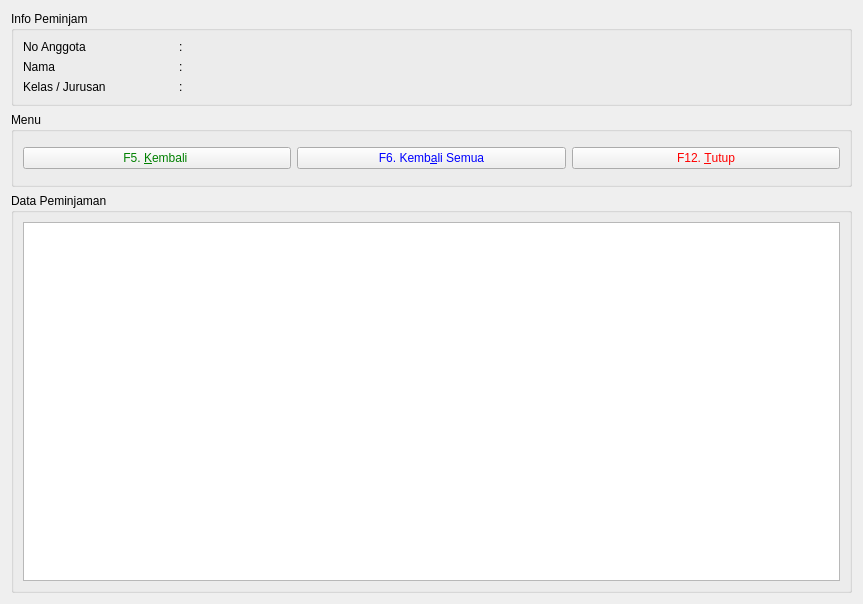
<?xml version="1.0" encoding="UTF-8"?>
<ui version="4.0">
 <class>DataPeminjaman</class>
 <widget class="QDialog" name="DataPeminjaman">
  <property name="geometry">
   <rect>
    <x>0</x>
    <y>0</y>
    <width>863</width>
    <height>604</height>
   </rect>
  </property>
  <property name="windowTitle">
   <string>Data Peminjaman</string>
  </property>
  <property name="styleSheet">
   <string notr="true"/>
  </property>
  <layout class="QVBoxLayout" name="verticalLayout">
   <item>
    <widget class="QGroupBox" name="groupBox">
     <property name="maximumSize">
      <size>
       <width>16777215</width>
       <height>500</height>
      </size>
     </property>
     <property name="title">
      <string>Info Peminjam</string>
     </property>
     <layout class="QHBoxLayout" name="horizontalLayout_10">
      <item>
       <layout class="QVBoxLayout" name="verticalLayout_3">
        <property name="sizeConstraint">
         <enum>QLayout::SetFixedSize</enum>
        </property>
        <item>
         <layout class="QHBoxLayout" name="horizontalLayout_3">
          <item>
           <widget class="QLabel" name="label">
            <property name="maximumSize">
             <size>
              <width>150</width>
              <height>16777215</height>
             </size>
            </property>
            <property name="text">
             <string>No Anggota</string>
            </property>
           </widget>
          </item>
          <item>
           <widget class="QLabel" name="label_2">
            <property name="maximumSize">
             <size>
              <width>5</width>
              <height>16777215</height>
             </size>
            </property>
            <property name="text">
             <string>:</string>
            </property>
           </widget>
          </item>
          <item>
           <widget class="QLabel" name="lPinjamNo">
            <property name="text">
             <string/>
            </property>
           </widget>
          </item>
         </layout>
        </item>
        <item>
         <layout class="QHBoxLayout" name="horizontalLayout_5">
          <item>
           <widget class="QLabel" name="label_7">
            <property name="maximumSize">
             <size>
              <width>150</width>
              <height>16777215</height>
             </size>
            </property>
            <property name="text">
             <string>Nama</string>
            </property>
           </widget>
          </item>
          <item>
           <widget class="QLabel" name="label_8">
            <property name="maximumSize">
             <size>
              <width>5</width>
              <height>16777215</height>
             </size>
            </property>
            <property name="text">
             <string>:</string>
            </property>
           </widget>
          </item>
          <item>
           <widget class="QLabel" name="lPinjamNama">
            <property name="text">
             <string/>
            </property>
           </widget>
          </item>
         </layout>
        </item>
        <item>
         <layout class="QHBoxLayout" name="horizontalLayout_6">
          <item>
           <widget class="QLabel" name="label_10">
            <property name="maximumSize">
             <size>
              <width>150</width>
              <height>16777215</height>
             </size>
            </property>
            <property name="text">
             <string>Kelas / Jurusan</string>
            </property>
           </widget>
          </item>
          <item>
           <widget class="QLabel" name="label_11">
            <property name="maximumSize">
             <size>
              <width>5</width>
              <height>16777215</height>
             </size>
            </property>
            <property name="text">
             <string>:</string>
            </property>
           </widget>
          </item>
          <item>
           <widget class="QLabel" name="lPinjamKelas">
            <property name="text">
             <string/>
            </property>
           </widget>
          </item>
         </layout>
        </item>
       </layout>
      </item>
     </layout>
    </widget>
   </item>
   <item>
    <widget class="QGroupBox" name="groupBox_3">
     <property name="title">
      <string>Menu</string>
     </property>
     <layout class="QVBoxLayout" name="verticalLayout_2">
      <item>
       <layout class="QHBoxLayout" name="horizontalLayout_2">
        <item>
         <widget class="QPushButton" name="bKembali">
          <property name="focusPolicy">
           <enum>Qt::NoFocus</enum>
          </property>
          <property name="styleSheet">
           <string notr="true">color: green;</string>
          </property>
          <property name="text">
           <string>F5. &amp;Kembali </string>
          </property>
          <property name="shortcut">
           <string>F5</string>
          </property>
         </widget>
        </item>
        <item>
         <widget class="QPushButton" name="bKembaliAll">
          <property name="focusPolicy">
           <enum>Qt::NoFocus</enum>
          </property>
          <property name="styleSheet">
           <string notr="true">color:blue;</string>
          </property>
          <property name="text">
           <string>F6. Kemb&amp;ali Semua</string>
          </property>
          <property name="shortcut">
           <string>F6</string>
          </property>
         </widget>
        </item>
        <item>
         <widget class="QPushButton" name="bClose">
          <property name="focusPolicy">
           <enum>Qt::NoFocus</enum>
          </property>
          <property name="styleSheet">
           <string notr="true">color:red;</string>
          </property>
          <property name="text">
           <string>F12. &amp;Tutup</string>
          </property>
          <property name="shortcut">
           <string>F12</string>
          </property>
         </widget>
        </item>
       </layout>
      </item>
     </layout>
    </widget>
   </item>
   <item>
    <widget class="QGroupBox" name="groupBox_2">
     <property name="minimumSize">
      <size>
       <width>0</width>
       <height>400</height>
      </size>
     </property>
     <property name="title">
      <string>Data Peminjaman</string>
     </property>
     <layout class="QHBoxLayout" name="horizontalLayout">
      <item>
       <widget class="QTableView" name="tblListPinjam">
        <property name="sizePolicy">
         <sizepolicy hsizetype="Expanding" vsizetype="Ignored">
          <horstretch>0</horstretch>
          <verstretch>0</verstretch>
         </sizepolicy>
        </property>
        <property name="font">
         <font>
          <pointsize>8</pointsize>
         </font>
        </property>
       </widget>
      </item>
     </layout>
    </widget>
   </item>
  </layout>
 </widget>
 <resources/>
 <connections/>
</ui>
